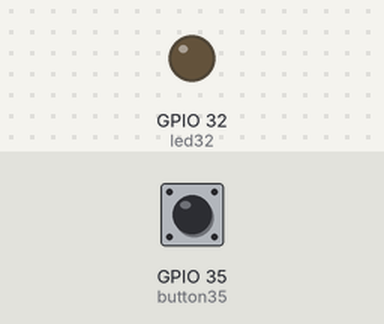
A sketch run on a simulated ESP32. Shown: output pins drawn as LEDs (lit = HIGH). Dashed ring = blinking. Inputs (shaded band) come from the test bench; at power-on: GPIO 35 (button35) LOW.

Above: at 0.0 s.
At 2.3 s:
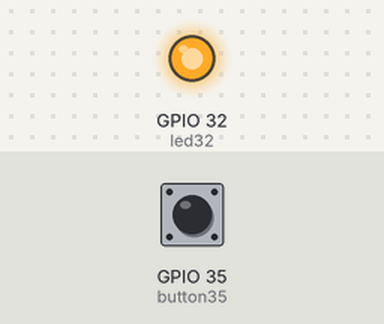
2.4 s: GPIO 35 (button35) pulled HIGH for 3.2 s
At 6.0 s:
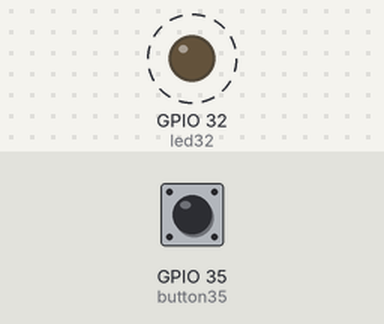
Timing chart, 0 to 13.1 s (numbered marks = the images above; inputs shaded):
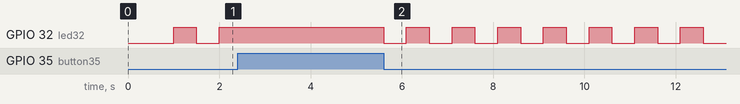

The sketch:

BUTTON_SERIAL.ino
```cpp
//设置LED与按钮变量，目标是按一下亮再按一下灭
const int led32 = 32;
const int button35 = 35; //按钮一端是0V，另一端是按下那端，按下时接收到0V(低电平)    35号管脚对应的是最左边的按钮KEY1

//设置按钮初始状态
int buttonstate = 1;

//交替的亮灭状态
boolean change = true; //储存亮灭的情况   !change 的值是 false

void setup() {
  Serial.begin(115200); //将程序的波特率与串口设为一致的
  pinMode(led32,OUTPUT);
  pinMode(button35,INPUT);
}

void loop() {
  delay(500); //延时监测，由于按钮灵敏度太高

  while(digitalRead(button35) == HIGH){} //不按按钮时，空的死循环，也就是什么都不发生

  if (change == true){  //假设现在是暗的，需要让他亮
  change = !change;
  digitalWrite(led32,LOW);
    }
    else{
    change = !change;
    digitalWrite(led32,HIGH);}
}
```
